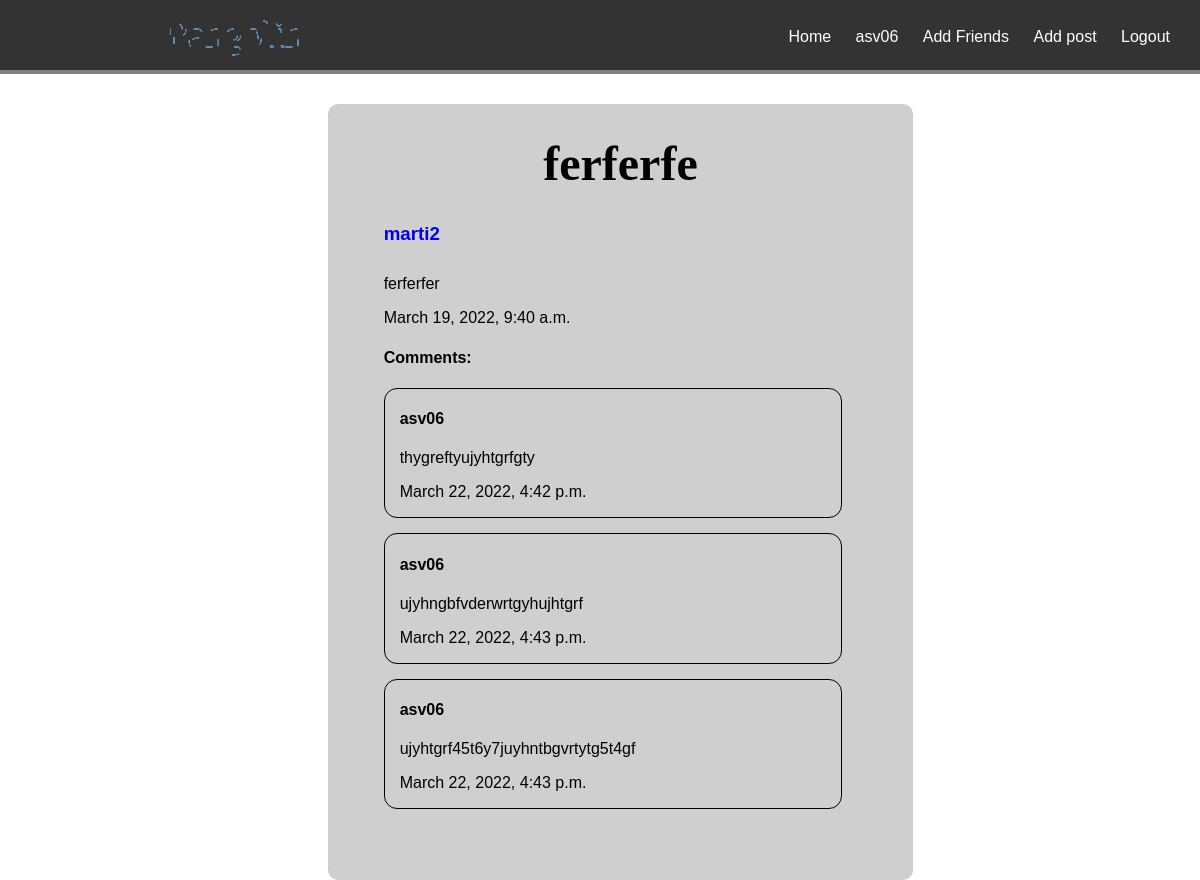
Screenshot of /post/19/ (signed in) with the database file from the repository.
### pangolin/models.py (models this page shows, shortened)
class Post(models.Model):
    title = models.CharField(max_length=50)
    description = models.TextField()
    created_at = models.DateTimeField('created',auto_now_add=True)
    image = models.ImageField(upload_to='userImages',blank=True, default=None)
    author = models.ForeignKey(User, on_delete=models.CASCADE, null=True)

class Comentario(models.Model):
    author = models.ForeignKey(User, on_delete=models.CASCADE, null=True)
    post = models.ForeignKey(Post, on_delete=models.CASCADE, null=True, related_name='comments')
    text = models.TextField()
    created_at = models.DateTimeField('created',auto_now_add=True)

### pangolin/views.py (the view)
# urls.py: path('post/<int:post_id>/', get_post, name='post_details'),
@login_required(login_url='/login')
def get_post(request, post_id):
    obj = get_object_or_404(Post, id=post_id)
    obj2 = get_object_or_404(UserPangolin, username=request.user.username)
    obj3 = get_object_or_404(UserPangolin, username=obj.author.username)
    comentarios = Comentario.objects.filter(post=obj)
    listaAmigos = obj3.friends.all()
    print(listaAmigos)
    context = {
        'post' : obj,
        'comments': comentarios,
        'listFriends': listaAmigos,
        'userLogged': obj2,
        'postAuthor': obj3,
    }
    return render(request, 'post.html', context)

### pangolin/models.py (called while the page is built)
    def get_absolute_url(self):
        return reverse('profile_user', kwargs={'username':self.username})

### pangolin/templates/post.html (shortened to what this page needs)
{% load static %}
<!DOCTYPE html>
<html>
<head>
    <link href='{% static "css/post.css" %}' rel="stylesheet" type="text/css">
</head>
<body>
    <header id="main-header">
        <a id="logo-header" href="{% url 'home' %}">
        </a>
        <nav>
            <ul>
                <li><a href="{% url 'home' %}">Home</a></li>
                <li><a href="{{ userLogged.get_absolute_url }}">{{userLogged.username}}</a></li>
                <li><a href="{% url 'add_friends' %}">Add Friends</a></li>
                <li><a href="{% url 'add_post' %}">Add post</a></li>
                <li><a href="{% url 'logout' %}">Logout</a></li>
            </ul>
        </nav>
    </header>
    <div class="divPost">
        <h1 class="postTitle">{{post.title}}</h1>
        <h3><a class="autorPost" href="{{ postAuthor.get_absolute_url }}">{{post.author}}</a></h3>
        <p class="scrollDiv">{{post.description}}</p>
        <p>{{post.created_at}}</p>
        <h4>Comments:</h4>
        {% if comments %}
        {% for comentario in comments %}
            <article class="article">
                <h4>{{comentario.author.username}}</h4>
                <p>{{comentario.text}}</p>
                <p>{{comentario.created_at}}</p>
            </article>
        {% endfor %}
        {% else %}
        <p>No comments</p>
        {% endif %}
    </div>
</body>
</html>

### pangolin/static/css/post.css (style rules this page uses)
#main-header { background: #333; color: white; height: 70px; width: 100%; left: 0; top: 0; position: fixed; border-bottom: gray solid 4px; }
#main-header a { color: white; }
#logo-header { float: left; padding: 9px 0 0 20px; text-decoration: none; margin-left: 65px; }
nav { float: right; }
nav ul { margin: 0; padding: 0; list-style: none; padding-right: 20px; }
nav ul li { display: inline-block; line-height: 15px; margin-top: 25px; }
nav ul li a { display: block; padding: 4px 10px; text-decoration: none; font-size: 1rem; }
svg { display: block; font: 15.5em 'Montserrat'; width: 50%; height: 50%; margin: 0 auto; }
body { font-family: Arial, Helvetica, sans-serif; margin-top: 24px; }
.divPost { color:black; width: 40%; height: auto; background-color:rgb(207, 207, 207); border-radius:10px; padding-right: 56px; padding-left: 56px; padding-bottom: 56px; float: left; margin-left: 27%; margin-top: 80px; }
.autorPost { text-decoration: none; }
.scrollDiv { overflow-y: scroll; word-break:break-all; max-height: 250px; }
h3 { margin-bottom: 30px; }
.article { color: black; margin-top: 15px; margin-bottom: 15px; padding-left: 15px; border: 1px solid black; border-radius: 13px; margin-right: 15px; }
.postTitle { text-align: center; font-family:'Lucida Sans'; font-size: 3rem; color: black; }

### rows the page displays
Post: title "ferferfe", author "marti2", description "ferferfer", created_at "March 19, 2022, 9:40 a.m."
Comentario: author.username "asv06", text "thygreftyujyhtgrfgty", created_at "March 22, 2022, 4:42 p.m."
Comentario: author.username "asv06", text "ujyhngbfvderwrtgyhujhtgrf", created_at "March 22, 2022, 4:43 p.m."
Comentario: author.username "asv06", text "ujyhtgrf45t6y7juyhntbgvrtytg5t4gf", created_at "March 22, 2022, 4:43 p.m."

### other values shown
{{ userLogged.username }} "asv06"
